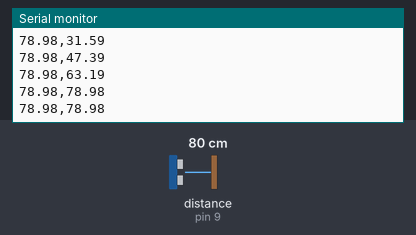
Bench run of a sketch on a simulated Arduino Uno, built with avr-gcc and run on an emulated ATmega328P. Parts: the last lines printed to the serial monitor. Wiring (inferred from the names in the program): ultrasonic range finder: trigger pin 8; echo pin 9. The test bench sets the inputs (shaded band); at power-on: distance to the obstacle (sensor on pin 9) 80 cm. The echo pulse lasts 58.3 µs per cm.

Above: at 1.2 s.
1.3 s: distance to the obstacle (sensor on pin 9) set to 35 cm
At 1.4 s:
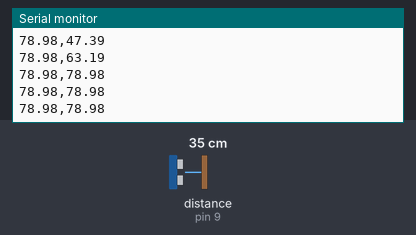
4.3 s: distance to the obstacle (sensor on pin 9) set to 2 cm
At 4.45 s:
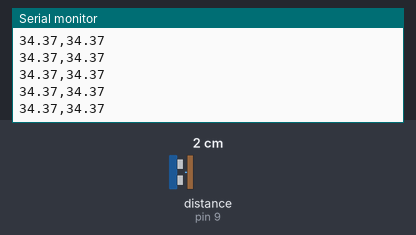
Timing chart, 0 to 7.3 s (numbered marks = the images above; inputs shaded):
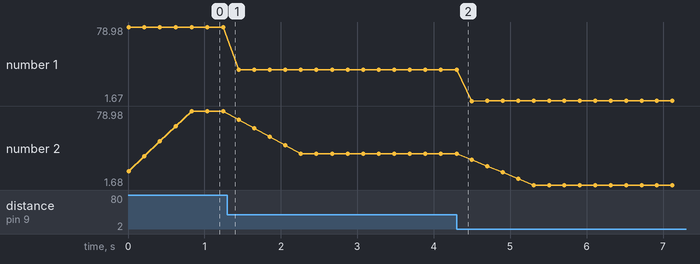

The sketch:

sonar_mov_avg_filter.ino
```cpp
#define TRIG 8
#define ECHO 9

#define SIZE 5

float cm_array[SIZE+1] = {0,};
float pre_avg = 0.0;
float cm = 0.0;
float duration = 0.0;

void setup()
{
Serial.begin(9600);
pinMode(TRIG, OUTPUT); // 센서 Trig 핀
pinMode(ECHO, INPUT); // 센서 Echo 핀
Serial.println("cm,Average");
}

void loop()
{
digitalWrite(TRIG, HIGH);
delayMicroseconds(200);
digitalWrite(TRIG, LOW);

duration = pulseIn(ECHO, HIGH);
cm = microsecondsToCentimeters(duration);

pre_avg = mov_avg_filter(pre_avg, cm);

Serial.print(cm);
Serial.print(",");
Serial.println(pre_avg);

delay(200); //1초에 5번 실행
}


float microsecondsToCentimeters(float microseconds)
{
return ((microseconds * 34)/1000)/2;
}

float mov_avg_filter(float pre_avg, float sample)
{
  float avg = 0.0;

  cm_array[SIZE] = sample;

  //재귀식 avg_x(k) = avg_x(k-1) + x(k)/n - x(k-n)/n
  avg = pre_avg + cm_array[SIZE] / SIZE - cm_array[0] / SIZE;

  for (int i = 1; i < SIZE+1; i++)
  {
    cm_array[i - 1] = cm_array[i];
  }
  cm_array[SIZE] = 0.0;

//  Serial.print("SONAR : ");
//  for (int i = 0; i < SIZE; i++)
//  {
//    Serial.print(cm_array[i]);
//    Serial.print(" ");
//  }
//  Serial.print("\n");

  return avg;
}
```

Measured:
- plotted number 1: 78.98 → 34.37 after the input at 1.3 s, 34.37 → 1.68 after the input at 4.3 s
- plotted number 2: 78.98 → 34.37 after the input at 1.3 s, 34.37 → 1.68 after the input at 4.3 s
